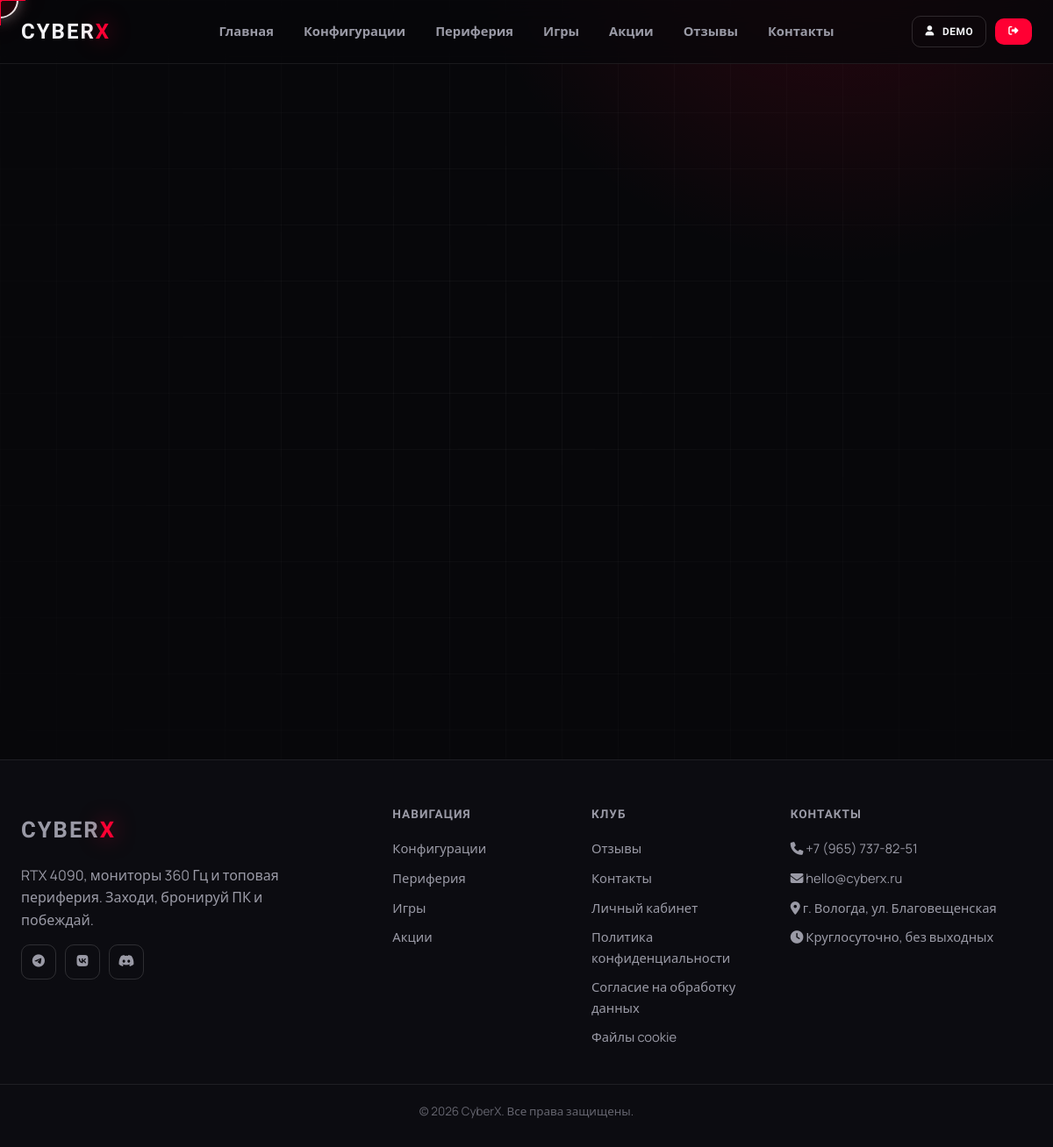
Page /cabinet (signed in) on the committed database.
### tables this page shows
CREATE TABLE users (
    id            INTEGER PRIMARY KEY AUTOINCREMENT,
    username      TEXT UNIQUE NOT NULL,
    email         TEXT UNIQUE NOT NULL,
    password_hash TEXT NOT NULL,
    phone         TEXT,
    role          TEXT NOT NULL DEFAULT 'user',
    balance       INTEGER NOT NULL DEFAULT 0,
    created_at    TEXT NOT NULL
);

CREATE TABLE settings (
    key   TEXT PRIMARY KEY,
    value TEXT
);

### app.py (the view)
@app.route("/cabinet")
@login_required
def cabinet():
    db = get_db()
    user = current_user()
    if user["role"] == "admin":
        return redirect(url_for("admin"))
    bookings = db.execute(
        "SELECT * FROM bookings WHERE user_id=? ORDER BY id DESC", (user["id"],)).fetchall()
    total_hours = user_total_hours(user["id"])
    total_spent = sum(b["total"] for b in bookings)
    discount = discount_for_hours(total_hours)
    next_discount = next_discount_level(total_hours)
    game_stats = get_user_game_stats(user["id"])
    return render_template("cabinet.html", active="cabinet", user=user, bookings=bookings, total_hours=total_hours, total_spent=total_spent, discount=discount, next_discount=next_discount, game_stats=game_stats)

### app.py (called while the page is built, shortened)
def get_db():
    if "db" not in g:
        g.db = sqlite3.connect(DB_PATH)
        g.db.row_factory = sqlite3.Row          # доступ к колонкам по имени
        g.db.execute("PRAGMA foreign_keys = ON")
    return g.db

def load_settings():
    rows = get_db().execute("SELECT key,value FROM settings").fetchall()
    data = dict(DEFAULT_SETTINGS)
    data.update({r["key"]: r["value"] for r in rows})
    return data

@app.context_processor
def inject_globals():
    return {"settings": load_settings(), "current_year": datetime.now().year, "discount_levels": DISCOUNT_LEVELS}

def login_required(view):
    @wraps(view)
    def wrapped(*a, **kw):
        if not session.get("user_id"):
            flash("Войдите, чтобы продолжить", "info")
            return redirect(url_for("login"))
        return view(*a, **kw)
    return wrapped

def current_user():
    uid = session.get("user_id")
    if not uid:
        return None
    return get_db().execute("SELECT * FROM users WHERE id=?", (uid,)).fetchone()

@app.after_request
def inject_running_line(response):
    if request.endpoint != "index":
        return response

@app.after_request
def inject_about_flip_cards(response):
    if request.endpoint != "index":
        return response

def user_total_hours(user_id):
    row = get_db().execute(
        "SELECT COALESCE(SUM(hours), 0) h FROM bookings WHERE user_id=? AND status != 'cancelled'",
        (user_id,),
    ).fetchone()
    return int(row["h"] or 0)

def discount_for_hours(hours):
    hours = int(hours or 0)
    current = DISCOUNT_LEVELS[0]
    for level in DISCOUNT_LEVELS:
        if hours >= level["min_hours"]:
            current = level
    return dict(current)

def next_discount_level(hours):
    hours = int(hours or 0)
    for level in DISCOUNT_LEVELS:
        if hours < level["min_hours"]:
            result = dict(level)
            result["hours_left"] = level["min_hours"] - hours
            return result
    return None

def get_user_game_stats(user_id):
    db = get_db()
    ensure_user_game_stats(db, user_id)
    return db.execute(
        """
        SELECT gs.*, g.name AS game_name, g.genre AS game_genre, g.icon AS game_icon
        FROM game_stats gs
        JOIN games g ON g.id = gs.game_id
        WHERE gs.user_id=?
        ORDER BY gs.hours DESC, g.name
        """,
        (user_id,),
    ).fetchall()

### templates/cabinet.html (shortened to what this page needs)
{% extends "base.html" %}
{% block content %}
<section class="section">
  <div class="container">
    <div class="grid grid-3 mb-2">
    </div>
    <div class="grid grid-2" style="align-items:start">
    </div>
  </div>
</section>
{% endblock %}

### templates/base.html (shortened to what this page needs)
<!DOCTYPE html>
<html lang="ru">
<head>
  <link rel="stylesheet" href="https://cdnjs.cloudflare.com/ajax/libs/font-awesome/6.5.1/css/all.min.css">
  <link rel="stylesheet" href="{{ url_for('static', filename='css/style.css') }}">
</head>
<body{% if open_tab %} data-open-tab="{{ open_tab }}"{% endif %}>
  <div class="cursor-ring"></div>
  <header class="header">
    <div class="container nav">
      <a href="{{ url_for('index') }}" class="brand">CYBER<b>X</b></a>
      <nav class="nav-links">
        <a href="{{ url_for('index') }}"       class="{{ 'active' if active=='index' }}">Главная</a>
        <a href="{{ url_for('configs') }}"     class="{{ 'active' if active=='configs' }}">Конфигурации</a>
        <a href="{{ url_for('peripherals') }}" class="{{ 'active' if active=='peripherals' }}">Периферия</a>
        <a href="{{ url_for('games') }}"       class="{{ 'active' if active=='games' }}">Игры</a>
        <a href="{{ url_for('promotions') }}"  class="{{ 'active' if active=='promotions' }}">Акции</a>
        <a href="{{ url_for('reviews') }}"     class="{{ 'active' if active=='reviews' }}">Отзывы</a>
        <a href="{{ url_for('contacts') }}"    class="{{ 'active' if active=='contacts' }}">Контакты</a>
      </nav>
      <div class="nav-actions">
        {% if session.get('user_id') %}
          <a href="{{ url_for('admin' if session.get('role')=='admin' else 'cabinet') }}" class="btn btn-ghost btn-sm">
            <i class="fa-solid fa-user"></i> {{ session.get('username') }}
          </a>
          <a href="{{ url_for('logout') }}" class="btn btn-primary btn-sm"><i class="fa-solid fa-right-from-bracket"></i></a>
        {% else %}
          <a href="{{ url_for('login') }}" class="btn btn-white btn-sm"><i class="fa-solid fa-bolt"></i> Вход</a>
        {% endif %}
      </div>
    </div>
  </header>
  <main>
    {% block content %}{% endblock %}
  </main>
  <footer class="footer">
    <div class="container footer-grid">
      <div>
        <a href="{{ url_for('index') }}" class="brand">CYBER<b>X</b></a>
        <p style="color:var(--muted); margin-top:14px; max-width:300px;">{{ settings.hero_subtitle }}</p>
        <div class="socials">
          <a href="{{ settings.social_tg }}"  target="_blank" rel="noopener"><i class="fa-brands fa-telegram"></i></a>
          <a href="{{ settings.social_vk }}"  target="_blank" rel="noopener"><i class="fa-brands fa-vk"></i></a>
          <a href="{{ settings.social_dis }}" target="_blank" rel="noopener"><i class="fa-brands fa-discord"></i></a>
        </div>
      </div>
      <div>
        <h4>Навигация</h4>
        <a href="{{ url_for('configs') }}">Конфигурации</a>
        <a href="{{ url_for('peripherals') }}">Периферия</a>
        <a href="{{ url_for('games') }}">Игры</a>
        <a href="{{ url_for('promotions') }}">Акции</a>
      </div>
      <div>
        <h4>Клуб</h4>
        <a href="{{ url_for('reviews') }}">Отзывы</a>
        <a href="{{ url_for('contacts') }}">Контакты</a>
        <a href="{{ url_for('login') }}">Личный кабинет</a>
  <a href="{{ url_for('privacy') }}">Политика конфиденциальности</a>
  <a href="{{ url_for('personal_data') }}">Согласие на обработку данных</a>
  <a href="{{ url_for('cookies_policy') }}">Файлы cookie</a>
      </div>
      <div>
        <h4>Контакты</h4>
        <a href="tel:{{ settings.contact_phone }}"><i class="fa-solid fa-phone"></i> {{ settings.contact_phone }}</a>
        <a href="mailto:{{ settings.contact_email }}"><i class="fa-solid fa-envelope"></i> {{ settings.contact_email }}</a>
        <a><i class="fa-solid fa-location-dot"></i> {{ settings.contact_address }}</a>
        <a><i class="fa-solid fa-clock"></i> {{ settings.contact_hours }}</a>
      </div>
    </div>
    <div class="container footer-bottom">© {{ current_year }} {{ settings.site_title }}. Все права защищены.</div>
  </footer>
</body>
</html>

### rows in the picture
users: get "DEMO"
settings: hero_subtitle "RTX 4090, мониторы 360 Гц и топовая периферия. Заходи, бронируй ПК и побеждай."
settings: contact_phone "+7 (965) 737-82-51"
settings: contact_email "hello@cyberx.ru"
settings: contact_address "г. Вологда, ул. Благовещенская"
settings: contact_hours "Круглосуточно, без выходных"
settings: site_title "CyberX"
